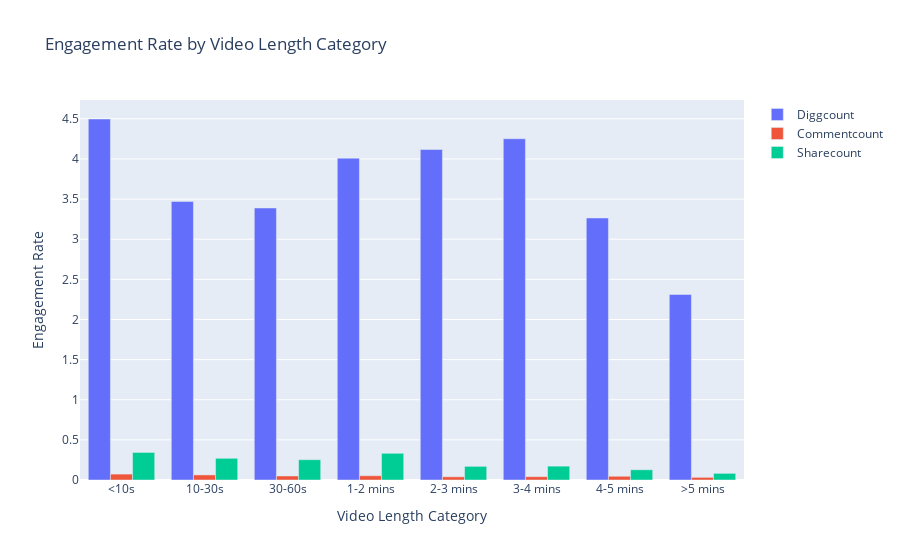

The code cell stored with this chart in its notebook:
### Code cell
# Insight 1.3: Engagement Rate vs Video Length
for metric in ['statsV2.diggCount', 'statsV2.commentCount', 'statsV2.shareCount']:
    df[f'{metric}_rate'] = df[metric] / df['statsV2.playCount'] * 100

engagement_by_length = df.groupby('video_length_category')[[f'statsV2.diggCount_rate', f'statsV2.commentCount_rate', f'statsV2.shareCount_rate']].mean().reset_index()
fig3 = go.Figure()
for metric in ['statsV2.diggCount_rate', 'statsV2.commentCount_rate', 'statsV2.shareCount_rate']:
    fig3.add_trace(go.Bar(x=engagement_by_length['video_length_category'], y=engagement_by_length[metric], name=metric.replace('statsV2.', '').replace('_rate', '').capitalize()))
fig3.update_layout(title="Engagement Rate by Video Length Category", xaxis_title="Video Length Category", yaxis_title="Engagement Rate", barmode='group')
fig3.show()

### Figure 1 — Plotly figure (JSON) as saved in the notebook; plotly's stock layout.template omitted (floating-point values rounded to 4 significant figures)
{"data": [{"name": "Diggcount", "type": "bar", "x": ["<10s", "10-30s", "30-60s", "1-2 mins", "2-3 mins", "3-4 mins", "4-5 mins", ">5 mins"], "y": [4.498, 3.47, 3.389, 4.01, 4.118, 4.251, 3.265, 2.311]}, {"name": "Commentcount", "type": "bar", "x": ["<10s", "10-30s", "30-60s", "1-2 mins", "2-3 mins", "3-4 mins", "4-5 mins", ">5 mins"], "y": [0.07376, 0.06332, 0.05015, 0.05299, 0.03986, 0.04156, 0.04637, 0.03271]}, {"name": "Sharecount", "type": "bar", "x": ["<10s", "10-30s", "30-60s", "1-2 mins", "2-3 mins", "3-4 mins", "4-5 mins", ">5 mins"], "y": [0.3434, 0.2704, 0.2529, 0.3327, 0.1699, 0.1728, 0.1271, 0.08277]}], "layout": {"barmode": "group", "title": {"text": "Engagement Rate by Video Length Category"}, "xaxis": {"title": {"text": "Video Length Category"}}, "yaxis": {"title": {"text": "Engagement Rate"}}}}
